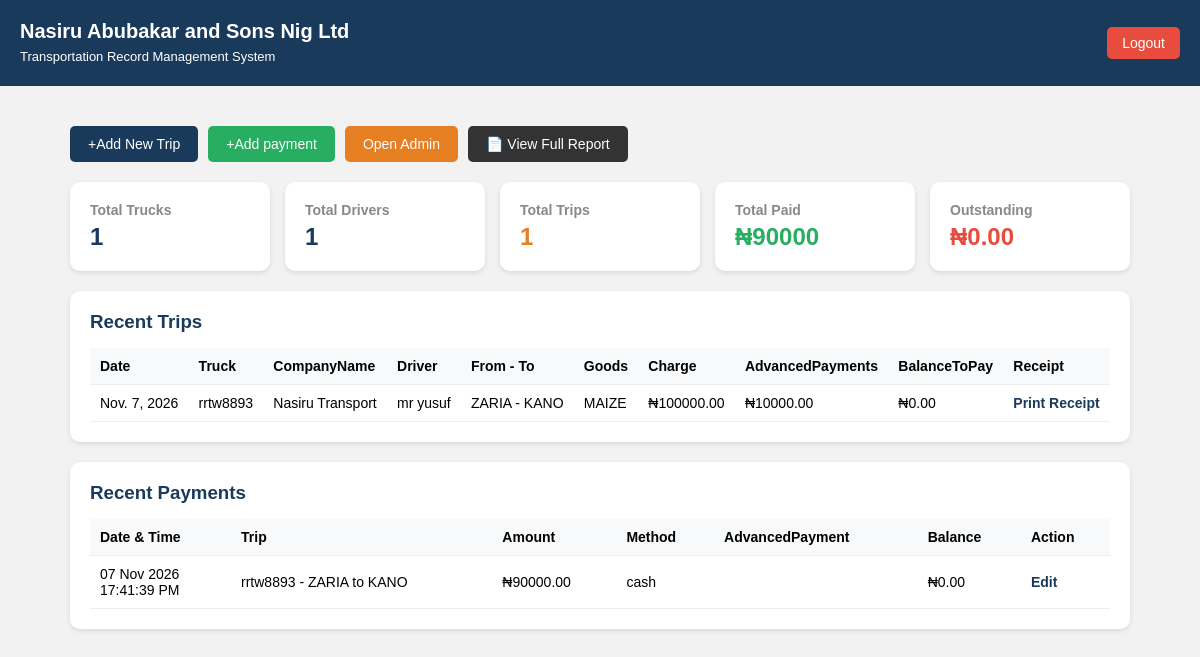
The page /dashboard/ (signed in) on the database its author committed.
### transport/models.py (models this page shows, shortened)
class Trip(models.Model):
    date = models.DateField(auto_now_add=True)
    CompanyName=models.CharField(max_length=100, default="Nasiru Transport")
    truck = models.ForeignKey(Truck, on_delete=models.CASCADE)
    Driver = models.ForeignKey(Driver, on_delete=models.CASCADE)
    FromLocation = models.CharField(max_length=100)
    ToLocation = models.CharField(max_length=100)
    goods = models.CharField(max_length=100)
    QuantityLoaded=models.DecimalField(max_digits=10, decimal_places=2)
    QuantityDelivered= models.DecimalField(max_digits=10,decimal_places=2)
    damage = models.DecimalField(max_digits=10, decimal_places=2, default=0)
    Shortage = models.DecimalField(max_digits=10, decimal_places=2, default=0)
    TransportCharge= models.DecimalField(max_digits=12, decimal_places=2)
    AdvancedPayment=models.DecimalField(max_digits=10, decimal_places=2,default=0)
    @property
    def BalanceToPay(self):
        charge = self.TransportCharge or 0
        advance = self.AdvancedPayment or 0
        total_paid = sum(p.AmountPaid or 0 for p in self.payments.all())
        return charge - advance - total_paid
    def __str__(self):
        return f"{self.truck} - {self.FromLocation} to {self.ToLocation}"

class Truck(models.Model):
    plate_number = models.CharField(max_length=20, unique=True)
    truck_type = models.CharField(max_length=50)
    capacity=models.CharField(max_length=50, help_text="e.g 30 Tons")
    status = models.CharField(max_length=20, choices=[
        ('Available', 'Available'),
        ('On Trip', 'On Trip'),
        ('Maintenance', 'Maintenance'),
    ], default='Available')
    def __str__(self):
        return self.plate_number

class Driver(models.Model):
    FullName = models.CharField(max_length=100)
    PhoneNumber = models.CharField(max_length=20)
    LicenceNumber= models.CharField(max_length=50, unique=True)
    def __str__(self):
        return self.FullName

class Payment(models.Model):
    Trip = models.ForeignKey(Trip, on_delete=models.CASCADE, related_name='payments')
    CompanyName=models.CharField(max_length=100, default="Nasiru Transport")
    AmountPaid = models.DecimalField(max_digits=12, decimal_places=2)
    AdvancedPayment=models.DecimalField(max_digits=10, decimal_places=2,default=0)
    PaymentMethod=models.CharField(max_length=50, choices=[
        ('cash', 'Cash'),
        ('Transfer', 'Transfer'),
        ('Bank', 'Bank'),
    ], default='Cash')
    PaymentDate= models.DateTimeField(auto_now_add=True, null=True, blank=True)
    @property
    def payment_datetime(self):
        value = self.PaymentDate
        if value in (None, '', 'NULL'):
            return None
        if isinstance(value, datetime):
            if value.time() == time(0, 0, 0):
                return None
            return value

### accounts/views.py (the view)
# urls.py: path('dashboard/',views.dashboard_view,name='dashboard'),
@login_required
def dashboard_view(request):
    total_trucks = Truck.objects.count()
    total_drivers=Driver.objects.count()
    total_trips=Trip.objects.count()
    total_charges = Trip.objects.aggregate(total=Sum('TransportCharge'))['total'] or 0
    total_paid= Payment.objects.aggregate(total=Sum('AmountPaid'))['total'] or 0
    total_outstanding = sum(trip.BalanceToPay for trip in Trip.objects.all())
    recent_trips= Trip.objects.order_by('-id')[:10]
    recent_payments = Payment.objects.select_related('Trip', 'Trip__truck', 'Trip__Driver').order_by('-id')[:10]
    context ={
        "total_trucks":total_trucks,
        "total_drivers":total_drivers,
        "total_trips":total_trips,
        "total_charges":total_charges,
        "total_paid":total_paid,
        "total_outstanding":total_outstanding,
        "recent_trips": recent_trips,
        "recent_payments": recent_payments,
    }
    return render(request,'dashboard.html',context)

### accounts/templates/dashboard.html (shortened to what this page needs)
<!DOCTYPE html>
<html lang="en">
<head>
</head>
<body>
<div class="header">
    <h2>Nasiru Abubakar and Sons Nig Ltd <br> <small style="font-weight: normal; font-size: 13px;">Transportation Record Management System</small></h2>
    <a href="/logout/">Logout</a>
</div>
<div class="container">
    <div class="btns">
        <a href="/nasiru-admin/transport/trip/add/">+Add New Trip</a>
        <a href="/nasiru-admin/transport/payment/add/">+Add payment</a>
        {% if user.is_superuser %}
        <a href="/nasiru-admin/">Open Admin</a>
        {% endif %}
        <a href="/report/" style="background: #333;">📄 View Full Report</a>
    </div>
<div class="cards">
    <div class="card">
        <h3>Total Trucks</h3>
        <p>{{ total_trucks }}</p>
    </div>
    <div class="card">
        <h3>Total Drivers</h3>
        <p>{{ total_drivers }}</p>
    </div>
    <div class="card orange">
        <h3>Total Trips</h3>
        <p>{{ total_trips }}</p>
    </div>
    <div class="card green">
     <h3>Total Paid</h3>
     <p>₦{{ total_paid }}</p>
    </div>
    <div class="card red">
        <h3>Outstanding</h3>
        <p>₦{{ total_outstanding }}</p>
    </div>
</div>
<div class="box" style="margin-bottom: 20px;">
    <h3>Recent Trips</h3>
    <table>
        <tr>
            <th>Date</th>
            <th>Truck</th>
             <th>CompanyName</th>
            <th>Driver</th>
            <th>From - To</th>
            <th>Goods</th>
            <th>Charge</th>
            <th>AdvancedPayments</th>
            <th>BalanceToPay</th>
            <th>Receipt</th>
        </tr>
        {% for trip in recent_trips %}
        <tr>
            <td>{{ trip.date }}</td>
            <td>{{ trip.truck }}</td>
             <td>{{ trip.CompanyName }}</td>
            <td>{{ trip.Driver }}</td>
            <td>{{ trip.FromLocation }} - {{ trip.ToLocation }}</td>
            <td>{{ trip.goods }}</td>
            <td>₦{{ trip.TransportCharge }}</td>
            <td>₦{{ trip.AdvancedPayment }}</td>
            <td>₦{{ trip.BalanceToPay }}</td>
            <td><a href="/receipt/{{ trip.id }}/" target="_blank" style="color: #1a3a5c; font-weight: bold; text-decoration: none;">Print Receipt</a></td>
        </tr>
        {% empty %}
        <tr><td colspan="7">No trips yet click Add New Trip </td></tr>
        {% endfor %}
    </table>
</div>
<div class="box">
    <h3>Recent Payments</h3>
    <table>
        <tr>
            <th>Date &amp; Time</th>
            <th>Trip</th>
            <th>Amount</th>
            <th>Method</th>
            <th>AdvancedPayment</th>
            <th>Balance</th>
            <th>Action</th>
        </tr>
        {% for payment in recent_payments %}
        <tr>
            <td>
                {% if payment.payment_datetime %}
                    {{ payment.payment_datetime|date:"d M Y" }}<br>{{ payment.payment_datetime|time:"H:i:s A" }}
                {% elif payment.PaymentDate %}
                    {{ payment.PaymentDate|date:"d M Y" }}
                {% else %}
                    N/A
                {% endif %}
            </td>
            <td>{{ payment.Trip }}</td>
            <td>₦{{ payment.AmountPaid }}</td>
            <td>{{ payment.PaymentMethod }}</td>
            <td>{{ payment.AdvancePayment }}</td>
            <td>₦{{ payment.Trip.BalanceToPay }}</td>
            <td>
                {% if user.is_superuser %}
                    <a href="/nasiru-admin/transport/payment/{{ payment.id }}/change/" style="color: #1a3a5c; font-weight: bold;text-decoration: none;">Edit</a>
                {% else %}
                    View Only
                {% endif %}
            </td>
        </tr>
        {% empty %}
        <tr><td colspan="6">No payment records yet.</td></tr>
        {% endfor %}
    </table>
</div>
</div>
</body>
</html>

### accounts/templates/dashboard.html (style rules this page uses)
* { margin: 0; padding: 0; box-sizing: border-box; font-family: Arial, sans-serif; }
body { background: #f2f2f2; }
.header { background: #1a3a5c; color: white; padding: 20px; display: flex; justify-content: space-between; align-items: center; }
.header h2 { font-size: 20px; }
.header a { color: white; text-decoration: none; background: #e74c3c; padding: 8px 15px; border-radius: 5px; font-size: 14px; }
.container { padding: 20px; max-width: 1100px; margin: auto; }
.cards { display: grid; grid-template-columns: repeat(auto-fit, minmax(200px, 1fr)); gap: 15px; margin-bottom: 20px; }
.card { background: white; padding: 20px; border-radius: 10px; box-shadow: 0 2px 5px rgba(0,0,0,0.1); }
.card h3 { color:#888; font-size: 14px; margin-bottom: 5px; }
.card p { font-size: 24px; font-weight: bold; color: #1a3a5c; }
.card.green p { color: #27ae60; }
.card.red p { color: #e74c3c; }
.card.orange p { color: #e67e22; }
.box { background: white; padding: 20px; border-radius: 10px; box-shadow: 0 2px 5px rgba(0,0,0,0.1); }
.box h3 { margin-bottom: 15px; color: #1a3a5c; }
table { width: 100%; border-collapse:collapse ; }
th, td { padding: 10px; text-align: left; border-bottom: 1px solid #eee; font-size: 14px; }
th { background: #f8f9fa; }
.btns { margin: 20px 0; display: flex; gap: 10px; flex-wrap: wrap; }
.btns a { background: #1a3a5c; color: white; padding: 10px 18px; border-radius: 5px; text-decoration: none; font-size: 14px; }
.btns a:nth-child(2) { background: #27ae60; }
.btns a:nth-child(3) { background: #e67e22; }

### rows shown on the page
Trip: date "Nov. 7, 2026", truck "rrtw8893", CompanyName "Nasiru Transport", Driver "mr yusuf", FromLocation "ZARIA", ToLocation "KANO", goods "MAIZE", TransportCharge "100000.00", AdvancedPayment "10000.00", BalanceToPay "0.00"
Payment: payment_datetime "07 Nov 2026", payment_datetime "17:41:39 PM", Trip "rrtw8893 - ZARIA to KANO", AmountPaid "90000.00", PaymentMethod "cash", Trip.BalanceToPay "0.00"

### other values the page prints
{{ total_trucks }} "1"
{{ total_drivers }} "1"
{{ total_trips }} "1"
{{ total_paid }} "90000"
{{ total_outstanding }} "0.00"
